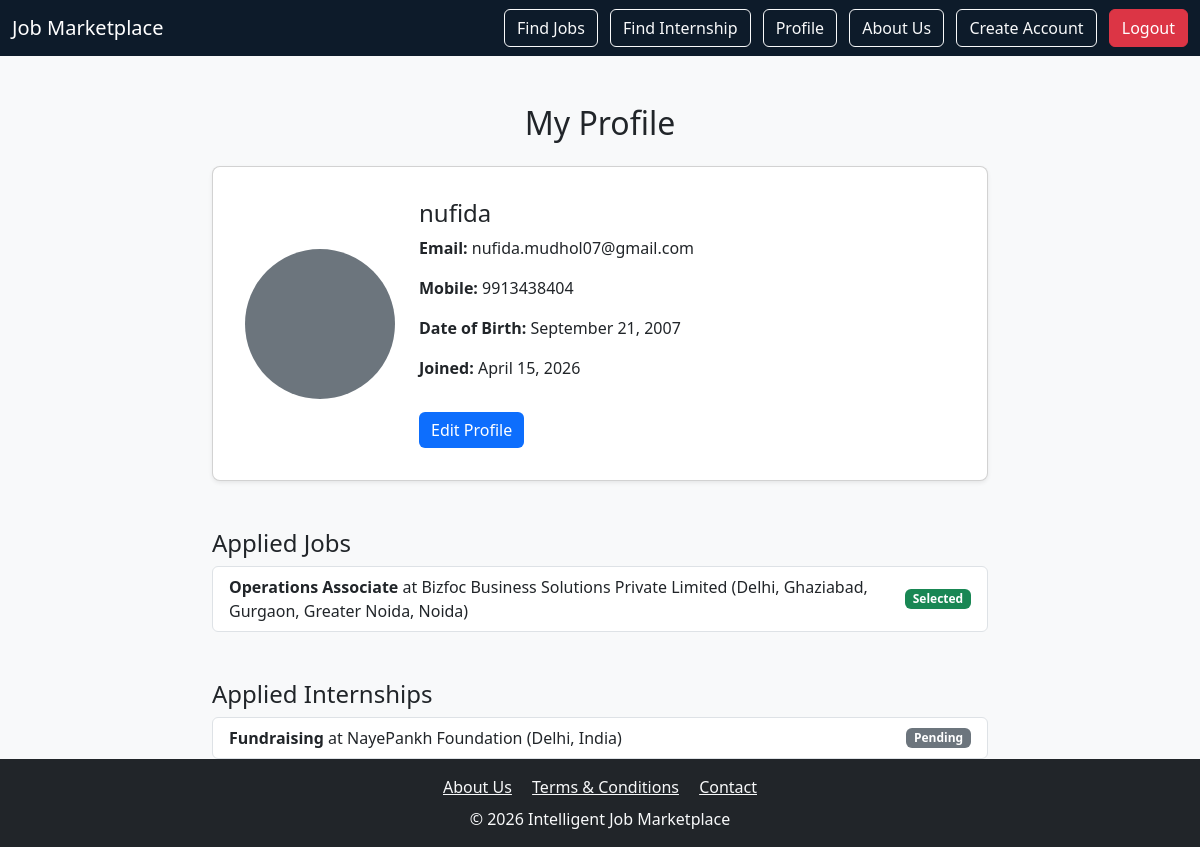
The app's page /profile/ (signed in), older data.
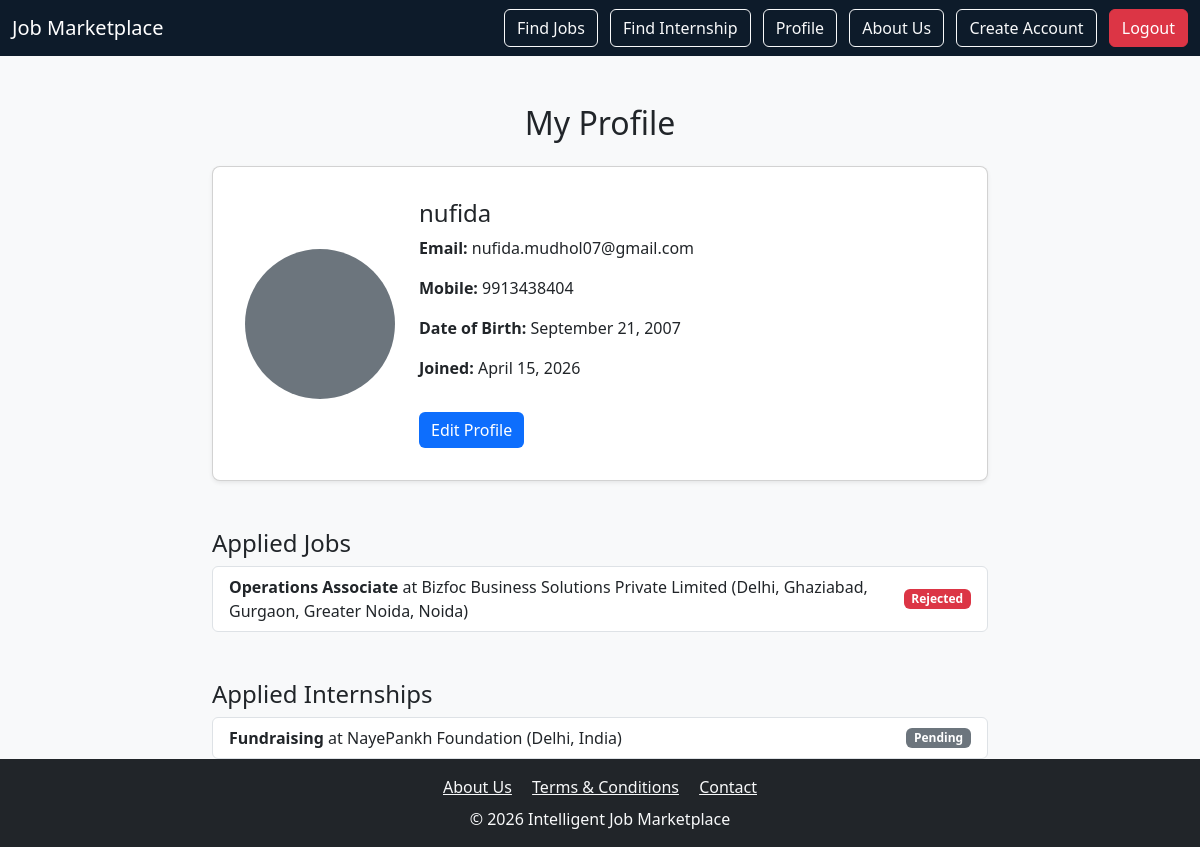
The same page, newer data.
### jobs/models.py (models this page shows, shortened)
class Application(models.Model):
    STATUS_CHOICES = [
        ('pending', 'Pending'),
        ('selected', 'Selected'),
        ('rejected', 'Rejected'),
    ]
    user = models.ForeignKey(User, on_delete=models.CASCADE, related_name="applications", null=True, blank=True)
    job = models.ForeignKey('Job', on_delete=models.CASCADE, null=True, blank=True, related_name="applications")
    internship = models.ForeignKey('Internship', on_delete=models.CASCADE, null=True, blank=True, related_name="applications")
    applicant_name = models.CharField(max_length=255, blank=True)
    applicant_email = models.EmailField(blank=True)
    resume = models.FileField(upload_to='resumes/', blank=True, null=True)
    cover_letter = models.TextField(blank=True, null=True)
    status = models.CharField(max_length=20, choices=STATUS_CHOICES, default='pending')
    applied_at = models.DateTimeField(auto_now_add=True)

class Job(models.Model):
    JOB_TYPE_CHOICES = [
        ("full_time", "Full-Time"),
        ("part_time", "Part-Time"),
        ("remote", "Work From Home"),
    ]
    title = models.CharField(max_length=200)
    company = models.CharField(max_length=200)
    location = models.CharField(max_length=200)
    description = models.TextField(default="No description provided")
    salary = models.DecimalField(max_digits=10, decimal_places=2, blank=True, null=True)
    salary_type = models.CharField(max_length=20, choices=[("year", "Per Year"), ("month", "Per Month")], default="year")
    job_type = models.CharField(max_length=20, choices=JOB_TYPE_CHOICES, default="full_time")
    posted_at = models.DateTimeField(auto_now_add=True)
    featured = models.BooleanField(default=False)

### jobs/views.py (the view)
# urls.py: path("profile/", views.profile_view, name="profile"),
@login_required
def profile_view(request):
    profile = Profile.objects.get(user=request.user)
    job_applications = Application.objects.filter(user=request.user, job__isnull=False)
    internship_applications = Application.objects.filter(user=request.user, internship__isnull=False)
    return render(request, "profile.html", {
        "profile": profile,
        "job_applications": job_applications,
        "internship_applications": internship_applications,
    })

### jobs/templates/profile.html (shortened to what this page needs)
{% extends "base.html" %}
{% block content %}
<div class="container mt-5" style="max-width: 800px;">
  <h2 class="mb-4 text-center">My Profile</h2>
  <div class="card shadow-sm">
    <div class="card-body d-flex align-items-center">
      <div class="me-4">
        {% if profile.profile_picture %}
          <img src="{{ profile.profile_picture.url }}" class="rounded-circle" width="150" height="150">
        {% else %}
          <div class="rounded-circle d-flex align-items-center justify-content-center bg-secondary text-white"
               style="width:150px; height:150px; font-size:48px; font-weight:bold;">
          </div>
        {% endif %}
      </div>
      <div>
        <h4 class="card-title">{{ user.get_full_name|default:user.username }}</h4>
        <p><strong>Email:</strong> {{ user.email }}</p>
        <p><strong>Mobile:</strong> {{ profile.mobile }}</p>
        <p><strong>Date of Birth:</strong> {{ profile.dob|date:"F j, Y" }}</p>
        <p><strong>Joined:</strong> {{ user.date_joined|date:"F j, Y" }}</p>
        <a href="{% url 'edit_profile' %}" class="btn btn-primary mt-3">Edit Profile</a>
      </div>
    </div>
  </div>
  <div class="mt-5">
    <h4>Applied Jobs</h4>
    {% if job_applications %}
      <ul class="list-group">
        {% for app in job_applications %}
          <li class="list-group-item d-flex justify-content-between align-items-center">
            <div>
              <strong>{{ app.job.title }}</strong> at {{ app.job.company }} ({{ app.job.location }})
            </div>
            <span class="badge
                {% if app.status == 'selected' %} bg-success
                {% elif app.status == 'rejected' %} bg-danger
                {% else %} bg-secondary {% endif %}">
              {{ app.get_status_display }}
            </span>
          </li>
        {% endfor %}
      </ul>
    {% else %}
      <p class="text-muted">You haven’t applied to any jobs yet.</p>
    {% endif %}
  </div>
  <div class="mt-5">
    <h4>Applied Internships</h4>
    {% if internship_applications %}
      <ul class="list-group">
        {% for app in internship_applications %}
          <li class="list-group-item d-flex justify-content-between align-items-center">
            <div>
              <strong>{{ app.internship.title }}</strong> at {{ app.internship.company }} ({{ app.internship.location }})
            </div>
            <span class="badge
                {% if app.status == 'selected' %} bg-success
                {% elif app.status == 'rejected' %} bg-danger
                {% else %} bg-secondary {% endif %}">
              {{ app.get_status_display }}
            </span>
          </li>
        {% endfor %}
      </ul>
    {% else %}
      <p class="text-muted">You haven’t applied to any internships yet.</p>
    {% endif %}
  </div>
</div>
{% endblock %}

Row changes from the older to the newer data that the page shows:
changed Application "Operations Associate": status "Selected" → "Rejected"
